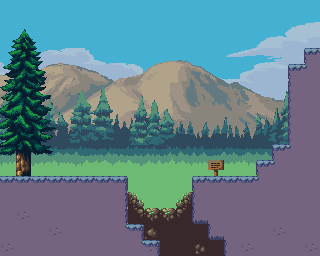

A 2D game scene composited from a Tiled map and its tileset images. What follows is a short description and the map's XML, with every tile layer's data as written:
An orthogonal 20x16 tile map with 16x16 px tiles, 4 tile layers (Mountain, Scenery, Background, Collision), 5 tilesets.

<map version="1.8" tiledversion="1.8.5" orientation="orthogonal" renderorder="right-down" width="20" height="16" tilewidth="16" tileheight="16" infinite="0" nextlayerid="7" nextobjectid="1">
 <tileset firstgid="1" source="../tilesets/Terrain.tsx" />
 <tileset firstgid="727" source="../tilesets/Forest Props.tsx" />
 <tileset firstgid="887" source="../tilesets/Middleground.tsx" />
 <tileset firstgid="1199" name="Background" tilewidth="16" tileheight="16" tilecount="312" columns="24">
  <image source="../sprites/Background.png" width="384" height="216" />
 </tileset>
 <tileset firstgid="1511" source="../tilesets/Forest tiles.tsx" />
 <layer id="6" name="Mountain" width="20" height="16">
  <data encoding="csv">
1201,1202,1203,1204,1205,1206,1207,1208,1209,1210,1211,1212,1213,1214,1215,1216,1217,1218,1219,1220,
1225,1226,1227,1228,1229,1230,1231,1232,1233,1234,1235,1236,1237,1238,1239,1240,1241,1242,1243,1244,
1249,1250,1251,1252,1253,1254,1255,1256,1257,1258,1259,1260,1261,1262,1263,1264,1265,1266,1267,1268,
1273,1274,1275,1276,1277,1278,1279,1280,1281,1282,1283,1284,1285,1286,1287,1288,1289,1290,1291,1292,
1297,1298,1299,1300,1301,1302,1303,1304,1305,1306,1307,1308,1309,1310,1311,1312,1313,1314,1315,1316,
1321,1322,1323,1324,1325,1326,1327,1328,1329,1330,1331,1332,1333,1334,1335,1336,1337,1338,1339,1340,
1345,1346,1347,1348,1349,1350,1351,1352,1353,1354,1355,1356,1357,1358,1359,1360,1361,1362,1363,1364,
1369,1370,1371,1372,1373,1374,1375,1376,1377,1378,1379,1380,1381,1382,1383,1384,1385,1386,1387,1388,
1393,1394,1395,1396,1397,1398,1399,1400,1401,1402,1403,1404,1405,1406,1407,1408,1409,1410,1411,1412,
1417,1418,1419,1420,1421,1422,1423,1424,1425,1426,1427,1428,1429,1430,1431,1432,1433,1434,1435,1436,
1441,1442,1443,1444,1445,1446,1447,1448,1449,1450,1451,1452,1453,1454,1455,1456,1457,1458,1459,1460,
1465,1466,1467,1468,1469,1470,1471,1472,1473,1474,1475,1476,1477,1478,1479,1480,1481,1482,1483,1484,
1489,1490,1491,1492,1493,1494,1495,1496,1497,1498,1499,1500,1501,1502,1503,1504,1505,1506,1507,1508,
0,0,0,0,0,0,0,0,0,0,0,0,0,0,0,0,0,0,0,0,
0,0,0,0,0,0,0,0,0,0,0,0,0,0,0,0,0,0,0,0,
0,0,0,0,0,0,0,0,0,0,0,0,0,0,0,0,0,0,0,0
</data>
 </layer>
 <layer id="5" name="Scenery" width="20" height="16">
  <data encoding="csv">
0,0,0,0,0,0,0,0,0,0,0,0,0,0,0,0,0,0,0,0,
0,0,0,0,0,0,0,0,0,0,0,0,0,0,0,0,0,0,0,0,
0,0,0,0,0,0,0,0,0,0,0,0,0,0,0,0,0,0,0,0,
0,0,0,0,0,0,0,0,0,0,0,0,0,0,0,0,0,0,0,0,
984,985,986,987,988,989,990,991,992,993,994,995,996,997,998,999,1000,1001,1002,1003,
1008,1009,1010,1011,1012,1013,1014,1015,1016,1017,1018,1019,1020,1021,1022,1023,1024,1025,1026,1027,
1032,1033,1034,1035,1036,1037,1038,1039,1040,1041,1042,1043,1044,1045,1046,1047,1048,1049,1050,1051,
1056,1057,1058,1059,1060,1061,1062,1063,1064,1065,1066,1067,1068,1069,1070,1071,1072,1073,1074,1075,
1080,1081,1082,1083,1084,1085,1086,1087,1088,1089,1090,1091,1092,1093,1094,1095,1096,1097,1098,1099,
1104,1105,1106,1107,1108,1109,1110,1111,1112,1113,1114,1115,1116,1117,1118,1119,1120,1121,1122,1123,
1128,1129,1130,1131,1132,1133,1134,1135,1136,1137,1138,1139,1140,1141,1142,1143,1144,1145,1146,1147,
1152,1153,1154,1155,1156,1157,1158,1159,1160,1161,1162,1163,1164,1165,1166,1167,1168,1169,1170,1171,
1176,1177,1178,1179,1180,1181,1182,1183,1184,1185,1186,1187,1188,1189,1190,1191,1192,1193,1194,1195,
1153,1154,1155,1156,1157,1158,1159,1160,1161,1162,1163,1164,1165,1166,1167,1168,1169,1170,1171,1172,
1153,1154,1155,1156,1157,1158,1159,1160,1161,1162,1163,1164,1165,1166,1167,1168,1169,1170,1171,1172,
1177,1178,1179,1180,1181,1182,1183,1184,1185,1186,1187,1188,1189,1190,1191,1192,1193,1194,1195,1196
</data>
 </layer>
 <layer id="1" name="Background" width="20" height="16">
  <data encoding="csv">
0,0,0,0,0,0,0,0,0,0,0,0,0,0,0,0,0,0,0,0,
729,730,731,732,0,0,0,0,0,0,0,0,0,0,0,0,0,0,0,0,
745,746,747,748,0,0,0,0,0,0,0,0,0,0,0,0,0,0,0,0,
761,762,763,764,0,0,0,0,0,0,0,0,0,0,0,0,0,0,0,0,
777,778,779,780,0,0,0,0,0,0,0,0,0,0,0,0,0,0,0,0,
793,794,795,796,0,0,0,0,0,0,0,0,0,0,0,0,0,0,0,0,
809,810,811,812,0,0,0,0,0,0,0,0,0,0,0,0,0,0,0,0,
825,826,827,828,0,0,0,0,0,0,0,0,0,0,0,0,0,0,0,0,
841,842,843,844,0,0,0,0,0,0,0,0,0,0,0,0,0,0,0,0,
857,858,859,860,0,0,0,0,0,0,0,0,0,0,0,0,0,0,0,0,
873,874,875,876,0,0,0,0,0,0,0,0,0,756,0,0,0,0,0,0,
0,0,0,0,0,0,0,0,0,0,0,0,0,0,0,0,0,0,0,0,
0,0,0,0,0,0,0,0,1536,0,0,1533,1627,0,0,0,0,0,0,0,
0,0,0,0,0,0,0,0,1535,1593,1593,1534,1627,0,0,0,0,0,0,0,
0,0,0,0,0,0,0,0,1627,1551,1627,1627,1627,1627,1627,0,0,0,0,0,
0,0,0,0,0,0,1627,1627,1627,1627,1627,1627,1550,1627,1627,0,0,0,0,0
</data>
 </layer>
 <layer id="2" name="Collision" width="20" height="16">
  <data encoding="csv">
0,0,0,0,0,0,0,0,0,0,0,0,0,0,0,0,0,0,0,0,
729,0,731,732,0,0,0,0,0,0,0,0,0,0,0,0,0,0,0,0,
0,746,0,748,0,0,0,0,0,0,0,0,0,0,0,0,0,0,0,0,
0,762,0,0,0,0,0,0,0,0,0,0,0,0,0,0,0,0,0,137,
0,778,779,0,0,0,0,0,0,0,0,0,0,0,0,0,0,0,137,203,
793,794,795,0,0,0,0,0,0,0,0,0,0,0,0,0,0,0,170,101,
809,810,811,0,0,0,0,0,0,0,0,0,0,0,0,0,0,0,170,101,
825,826,827,0,0,0,0,0,0,0,0,0,0,0,0,0,0,0,170,101,
841,842,843,0,0,0,0,0,0,0,0,0,0,0,0,0,0,0,170,101,
857,858,859,0,0,0,0,0,0,0,0,0,0,0,0,0,0,137,203,101,
873,874,875,876,0,0,0,0,0,0,0,0,0,0,0,0,137,203,101,101,
205,205,205,205,205,205,205,206,0,0,0,0,201,202,205,205,203,101,101,101,
101,101,101,101,101,101,101,171,0,0,0,0,170,101,101,101,101,101,101,101,
101,109,101,101,101,101,101,171,0,0,0,0,269,101,101,101,101,101,101,101,
101,101,101,109,101,101,101,204,206,0,0,0,0,269,101,101,101,109,101,101,
109,101,101,101,101,101,101,101,204,214,0,0,0,0,170,109,101,101,101,109
</data>
 </layer>
</map>
